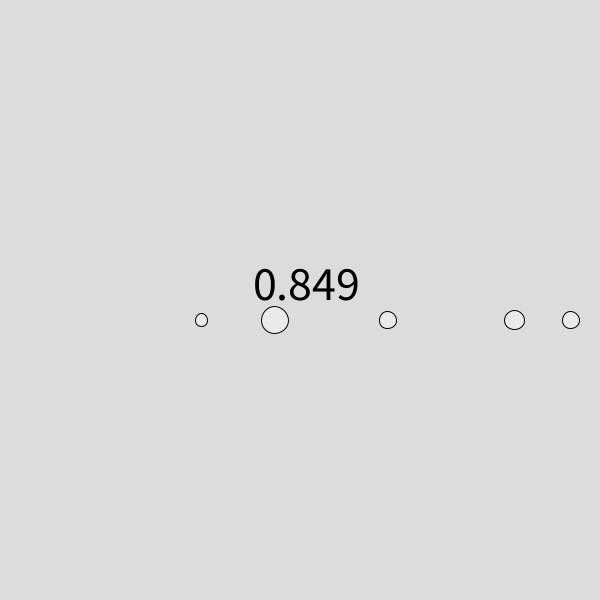
Frame 1 (no input)
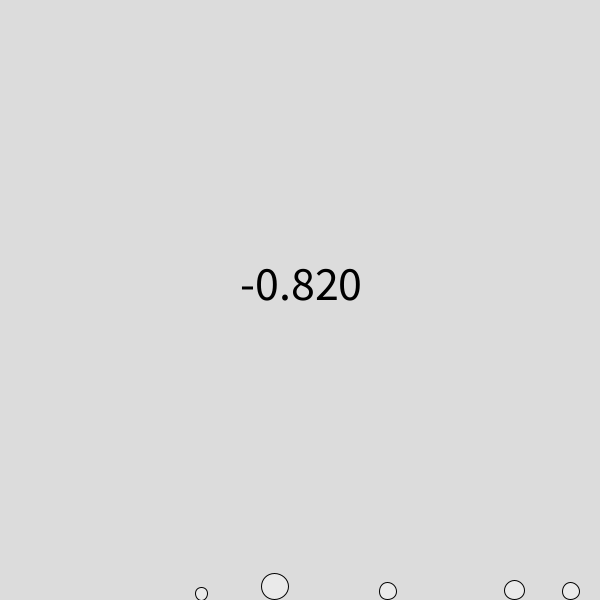
Frame 60 (the mouse pressed at the canvas centre just before this capture)
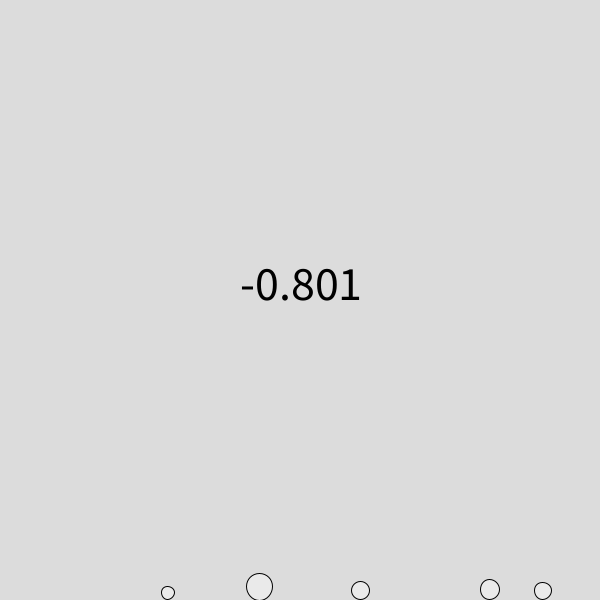
Frame 120 (the mouse held since frame 60 and released just before this capture)

The Processing sketch that drew these frames (run headless with seeded random() and noise(); from frame 60 on, the mouse is pressed at the canvas centre):

// Processing sketch: GFORCE
// ── GFORCE.pde
Mover[] movers;
float t = 0;
PVector GForce, Wind, Friction; 
float nu = -0.01;
boolean check = false;

void setup(){
 size(600,600); 
 movers = new Mover[5];
 
 for(int i = 0; i <movers.length; i++){
   movers[i] = new Mover(random(-width/2,width/2), 20, random(1,4));
 }
}

void draw(){
  translate(width/2,height/2);
  background(220);
  Wind = new PVector(map(noise(t), 0, 1, -4, 4), 0);
  check = false;
  
  for(Mover m : movers){
    GForce = new PVector(0, 2);
    GForce.mult(m.mass);
    
    Friction = m.vel.copy();
    Friction.normalize();
    Friction.mult(nu);

    m.display();
    m.update();
    m.checkEdges();
    
    m.applyForce(GForce);
    if (check){
      m.applyForce(Friction);
    }
  }
  textSize(48);
  textAlign(CENTER);
  fill(0);
  text(Wind.x, 0, 0);
  t += 0.01;
}

void mousePressed(){
  for(Mover m : movers){
    m.applyForce(Wind);
    m.update();
    m.checkEdges();
  }
}

// ── Mover.pde
class Mover{
  PVector acc, vel, loc;
  float mass, r;
  
  Mover(float posX, float posY, float Mass){
    acc = new PVector(0,0);
    vel = new PVector(0,0);
    loc = new PVector(posX,posY);
    mass = Mass;
    r = mass*10;
  }
  
  void display(){
    fill(255, 100);
    ellipse(loc.x,loc.y,r,r);
  }
  
  void applyForce(PVector f){
    PVector force = f.copy();
    force.div(mass);
    acc.add(force);
  }
  
  void update(){
    vel.add(acc);
    loc.add(vel);
    vel.limit(6);
    acc.mult(0);
  }
  
  void checkEdges(){
    if(loc.x > width/2 - r/2 || loc.x < -width/2 + r/2){
      vel.x *= -1;
      check = true;
    }else if(loc.y > height/2 - r/2 || loc.y < -height/2 + r/2){
      loc.y = height/2 - r/2;
      vel.y *= -1.1;
      check = true;
    }
  }
}
